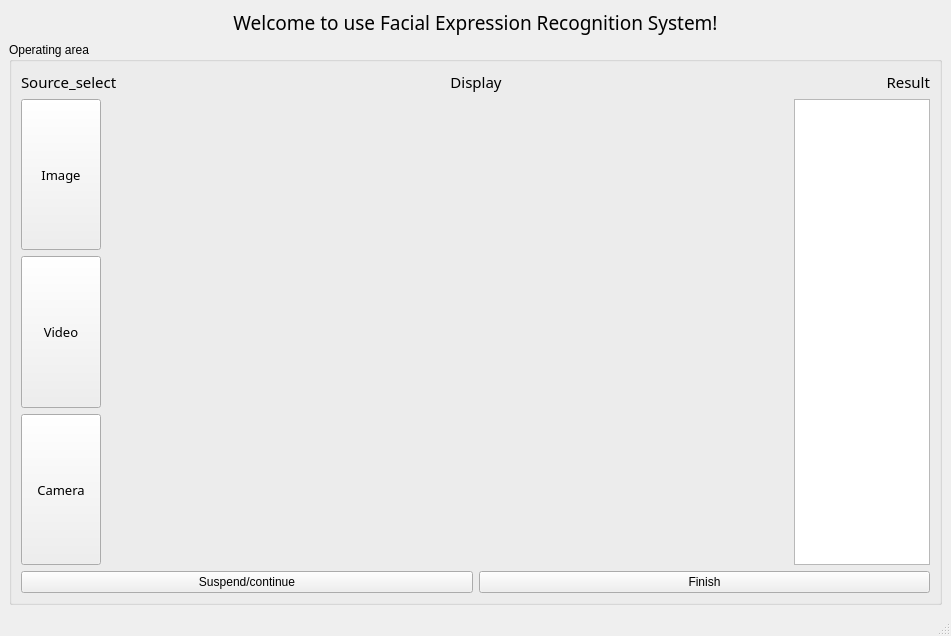
<?xml version="1.0" encoding="UTF-8"?>
<ui version="4.0">
 <class>MainWindow</class>
 <widget class="QMainWindow" name="MainWindow">
  <property name="geometry">
   <rect>
    <x>0</x>
    <y>0</y>
    <width>951</width>
    <height>636</height>
   </rect>
  </property>
  <property name="windowTitle">
   <string>FER Tools</string>
  </property>
  <property name="windowIcon">
   <iconset>
    <normaloff>../../ui_img/icon.jpg</normaloff>../../ui_img/icon.jpg</iconset>
  </property>
  <widget class="QWidget" name="centralwidget">
   <property name="enabled">
    <bool>true</bool>
   </property>
   <property name="sizePolicy">
    <sizepolicy hsizetype="Preferred" vsizetype="Fixed">
     <horstretch>0</horstretch>
     <verstretch>0</verstretch>
    </sizepolicy>
   </property>
   <layout class="QVBoxLayout" name="verticalLayout_4" stretch="0,0">
    <item>
     <widget class="QLabel" name="label_5">
      <property name="font">
       <font>
        <family>Adobe Devanagari</family>
        <pointsize>14</pointsize>
       </font>
      </property>
      <property name="text">
       <string>Welcome to use Facial Expression Recognition System!</string>
      </property>
      <property name="alignment">
       <set>Qt::AlignCenter</set>
      </property>
     </widget>
    </item>
    <item>
     <widget class="QGroupBox" name="groupBox_2">
      <property name="title">
       <string>Operating area</string>
      </property>
      <layout class="QVBoxLayout" name="verticalLayout_3">
       <item>
        <layout class="QHBoxLayout" name="horizontalLayout_4" stretch="1,4,1">
         <item>
          <widget class="QLabel" name="label_2">
           <property name="sizePolicy">
            <sizepolicy hsizetype="Minimum" vsizetype="Fixed">
             <horstretch>0</horstretch>
             <verstretch>0</verstretch>
            </sizepolicy>
           </property>
           <property name="maximumSize">
            <size>
             <width>1677215</width>
             <height>16777215</height>
            </size>
           </property>
           <property name="font">
            <font>
             <family>Adobe Devanagari</family>
             <pointsize>11</pointsize>
            </font>
           </property>
           <property name="text">
            <string>Source_select</string>
           </property>
           <property name="alignment">
            <set>Qt::AlignLeading|Qt::AlignLeft|Qt::AlignVCenter</set>
           </property>
          </widget>
         </item>
         <item>
          <widget class="QLabel" name="label_3">
           <property name="sizePolicy">
            <sizepolicy hsizetype="Minimum" vsizetype="Fixed">
             <horstretch>0</horstretch>
             <verstretch>0</verstretch>
            </sizepolicy>
           </property>
           <property name="maximumSize">
            <size>
             <width>1677215</width>
             <height>16777215</height>
            </size>
           </property>
           <property name="font">
            <font>
             <family>Adobe Devanagari</family>
             <pointsize>11</pointsize>
            </font>
           </property>
           <property name="text">
            <string>Display</string>
           </property>
           <property name="alignment">
            <set>Qt::AlignCenter</set>
           </property>
          </widget>
         </item>
         <item>
          <widget class="QLabel" name="label_4">
           <property name="sizePolicy">
            <sizepolicy hsizetype="Minimum" vsizetype="Fixed">
             <horstretch>0</horstretch>
             <verstretch>0</verstretch>
            </sizepolicy>
           </property>
           <property name="maximumSize">
            <size>
             <width>1677215</width>
             <height>16777215</height>
            </size>
           </property>
           <property name="font">
            <font>
             <family>Adobe Devanagari</family>
             <pointsize>11</pointsize>
            </font>
           </property>
           <property name="text">
            <string>Result</string>
           </property>
           <property name="alignment">
            <set>Qt::AlignRight|Qt::AlignTrailing|Qt::AlignVCenter</set>
           </property>
          </widget>
         </item>
        </layout>
       </item>
       <item>
        <layout class="QHBoxLayout" name="horizontalLayout_3" stretch="1,11">
         <item>
          <layout class="QVBoxLayout" name="verticalLayout">
           <item>
            <widget class="QPushButton" name="pushButton_img">
             <property name="sizePolicy">
              <sizepolicy hsizetype="Minimum" vsizetype="Preferred">
               <horstretch>0</horstretch>
               <verstretch>0</verstretch>
              </sizepolicy>
             </property>
             <property name="font">
              <font>
               <family>Adobe Devanagari</family>
               <pointsize>10</pointsize>
              </font>
             </property>
             <property name="text">
              <string>Image</string>
             </property>
            </widget>
           </item>
           <item>
            <widget class="QPushButton" name="pushButton_video">
             <property name="sizePolicy">
              <sizepolicy hsizetype="Minimum" vsizetype="Preferred">
               <horstretch>0</horstretch>
               <verstretch>0</verstretch>
              </sizepolicy>
             </property>
             <property name="font">
              <font>
               <family>Adobe Devanagari</family>
               <pointsize>10</pointsize>
              </font>
             </property>
             <property name="text">
              <string>Video</string>
             </property>
            </widget>
           </item>
           <item>
            <widget class="QPushButton" name="pushButton_camer">
             <property name="sizePolicy">
              <sizepolicy hsizetype="Minimum" vsizetype="Preferred">
               <horstretch>0</horstretch>
               <verstretch>0</verstretch>
              </sizepolicy>
             </property>
             <property name="font">
              <font>
               <family>Adobe Devanagari</family>
               <pointsize>10</pointsize>
              </font>
             </property>
             <property name="text">
              <string>Camera</string>
             </property>
            </widget>
           </item>
          </layout>
         </item>
         <item>
          <layout class="QHBoxLayout" name="horizontalLayout_2" stretch="5,1">
           <item>
            <widget class="QLabel" name="label">
             <property name="text">
              <string/>
             </property>
            </widget>
           </item>
           <item>
            <widget class="QTextBrowser" name="textBrowser"/>
           </item>
          </layout>
         </item>
        </layout>
       </item>
       <item>
        <layout class="QHBoxLayout" name="horizontalLayout">
         <item>
          <widget class="QPushButton" name="pushButton_stop">
           <property name="text">
            <string>Suspend/continue</string>
           </property>
          </widget>
         </item>
         <item>
          <widget class="QPushButton" name="pushButton_finish">
           <property name="text">
            <string>Finish</string>
           </property>
          </widget>
         </item>
        </layout>
       </item>
      </layout>
     </widget>
    </item>
   </layout>
  </widget>
  <widget class="QStatusBar" name="statusbar"/>
 </widget>
 <resources/>
 <connections/>
</ui>
